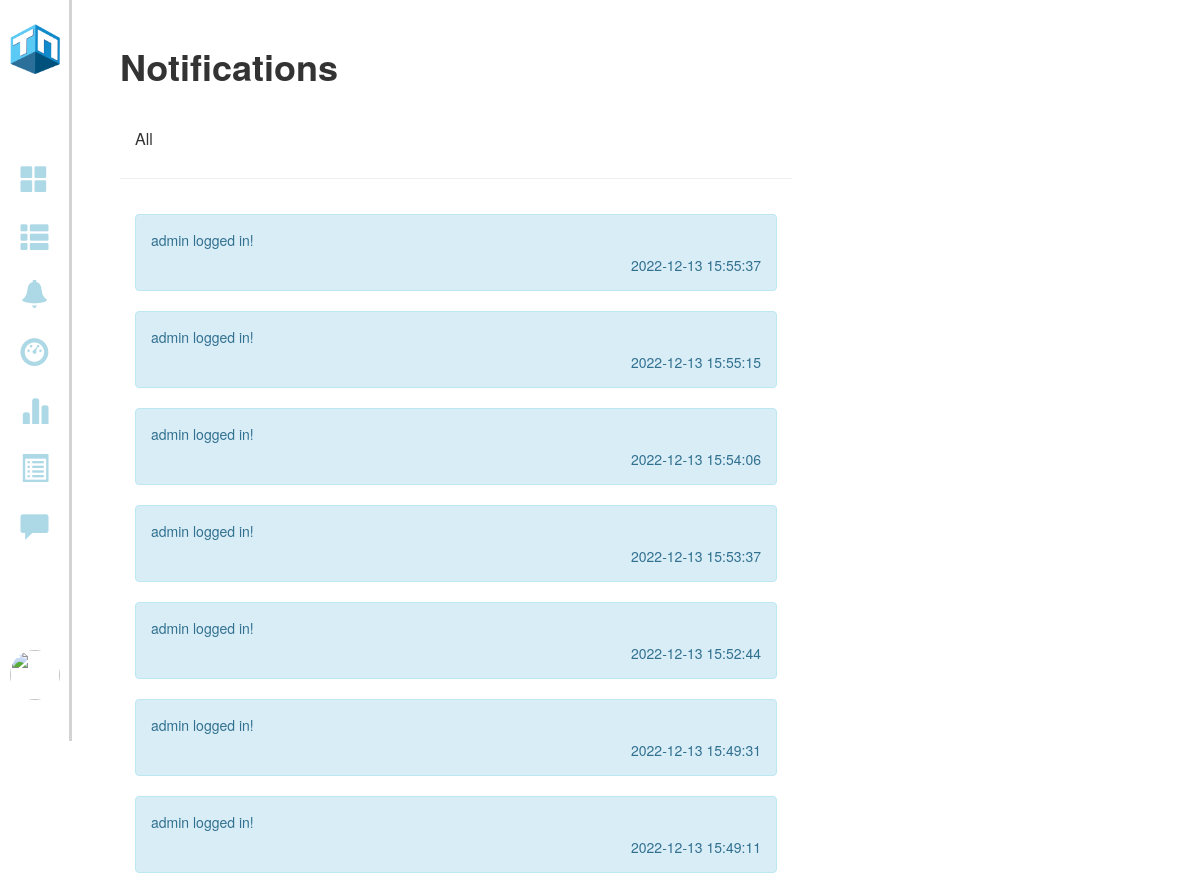
Page /Adminnotification (signed in, upper part) on the earlier database version.
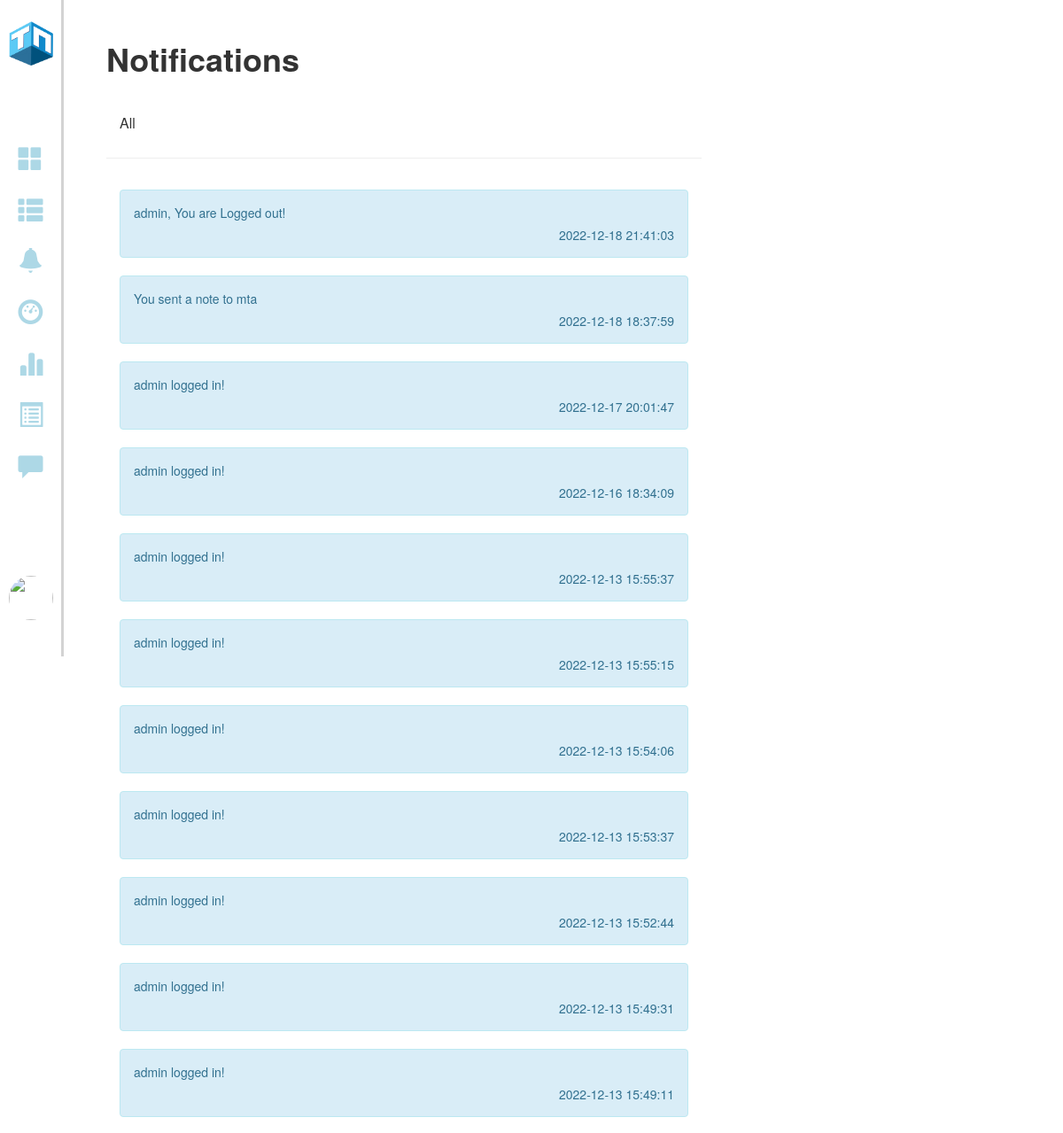
Same page on the later database version.
### models.py (models this page shows)
class Notifications(db.Model):
    id = Column(Integer, primary_key = True)
    notifier_id = Column(Integer, ForeignKey('users.id'), nullable = False)
    activity = Column(String, nullable = False)
    link = Column(String, nullable = True)
    created_at = Column(DateTime, server_default = func.now(), nullable=False)

### app.py (the view)
@app.route("/Adminnotification")
@login_required
def Admin_notification():
    notifications = Notifications.query.filter_by(notifier_id = current_user.id).all()
    notifications.reverse()
    return render_template("AdminNotification.html", notifications = notifications)

### app.py (called while the page is built)
@login_manager.user_loader
def load_user(user_id):
    return Users.query.get(int(user_id))

### templates/AdminNotification.html (shortened to what this page needs)
<!DOCTYPE html>
<html lang="en">
<head>
  <link rel="stylesheet" type="text/css" href="/static/style.css">
  <link rel="stylesheet" href="https://maxcdn.bootstrapcdn.com/bootstrap/3.3.6/css/bootstrap.min.css">
  <link rel="stylesheet" href="https://maxcdn.bootstrapcdn.com/bootstrap/3.3.7/css/bootstrap.min.css"
>
  <link rel="stylesheet" href="https://cdnjs.cloudflare.com/ajax/libs/font-awesome/4.7.0/css/font-awesome.min.css">
  <link rel="stylesheet" href="https://maxcdn.bootstrapcdn.com/bootstrap/3.3.7/css/bootstrap.min.css">
</head>
<body>
  <section class="GContent">
    {% include 'left_admin_menu.html' %}
    <div class="G1">
      <h1>Notifications</h1>
      <div class="panel-heading" style="margin-top: 23px;">
        <h4 class="panel-title">
          <a data-toggle="collapse" data-parent="#accordion" href="#collapse1">All</a>
        </h4>
      </div>
      <hr>
      <div class="panel-group" id="accordion">
        <div class="panel panel-default">
          <div id="collapse1" class="panel-collapse collapse in">
            <div class="panel-body" style="border-style: none;">
              {% for notification in notifications %}
              <div class="alert alert-info">
                <p>{{notification.activity}}</p>
                <p style="text-align: right;">{{notification.created_at}}</p>
              </div>
              {% endfor %}
            </div>
          </div>
        </div>
      </div>
    </div>
  </section>
</body>
</html>

Differences in the rows shown:
added Notifications: activity "admin, You are Logged out!", created_at "2022-12-18 21:41:03"
added Notifications: activity "You sent a note to mta", created_at "2022-12-18 18:37:59"
added Notifications: activity "admin logged in!", created_at "2022-12-17 20:01:47"
added Notifications: activity "admin logged in!", created_at "2022-12-16 18:34:09"
